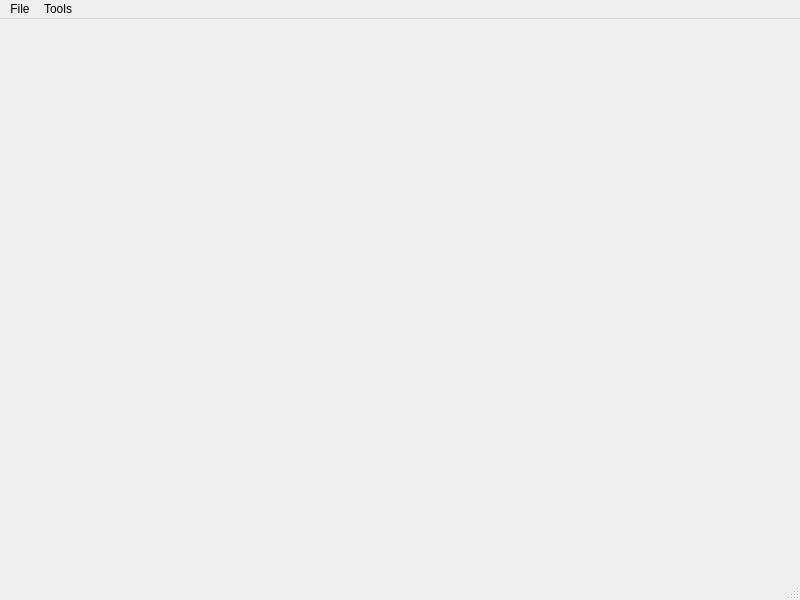
<?xml version="1.0" encoding="UTF-8"?>
<ui version="4.0">
 <class>NEChartsVisWindow</class>
 <widget class="QMainWindow" name="NEChartsVisWindow">
  <property name="geometry">
   <rect>
    <x>0</x>
    <y>0</y>
    <width>800</width>
    <height>600</height>
   </rect>
  </property>
  <property name="windowTitle">
   <string>Charts</string>
  </property>
  <widget class="QWidget" name="centralWidget">
   <layout class="QVBoxLayout" name="verticalLayout">
    <item>
     <widget class="NECustomPlot" name="customPlot" native="true"/>
    </item>
   </layout>
  </widget>
  <widget class="QStatusBar" name="statusBar"/>
  <widget class="NEMenuBar" name="menubar">
   <property name="enabled">
    <bool>true</bool>
   </property>
   <property name="geometry">
    <rect>
     <x>0</x>
     <y>0</y>
     <width>800</width>
     <height>29</height>
    </rect>
   </property>
   <property name="nativeMenuBar">
    <bool>false</bool>
   </property>
   <widget class="QMenu" name="menuFile">
    <property name="title">
     <string>File</string>
    </property>
    <addaction name="actionSaveAs"/>
    <addaction name="actionSave_Anim_As"/>
   </widget>
   <widget class="QMenu" name="menuTools">
    <property name="title">
     <string>Tools</string>
    </property>
    <addaction name="actionClear"/>
   </widget>
   <addaction name="menuFile"/>
   <addaction name="menuTools"/>
  </widget>
  <action name="actionSaveAs">
   <property name="icon">
    <iconset resource="../../neutrino.qrc">
     <normaloff>:/Neutrino/Resources/16/document-save-as.png</normaloff>:/Neutrino/Resources/16/document-save-as.png</iconset>
   </property>
   <property name="text">
    <string>Save As</string>
   </property>
   <property name="toolTip">
    <string>Save Scene As</string>
   </property>
   <property name="statusTip">
    <string>Save Scene As</string>
   </property>
   <property name="shortcut">
    <string>Alt+Shift+S</string>
   </property>
   <property name="shortcutContext">
    <enum>Qt::WidgetWithChildrenShortcut</enum>
   </property>
  </action>
  <action name="actionClear">
   <property name="icon">
    <iconset resource="../../neutrino.qrc">
     <normaloff>:/Neutrino/Resources/16/document-new.png</normaloff>:/Neutrino/Resources/16/document-new.png</iconset>
   </property>
   <property name="text">
    <string>&amp;Clear</string>
   </property>
   <property name="toolTip">
    <string>Clear</string>
   </property>
   <property name="statusTip">
    <string>Clear</string>
   </property>
   <property name="shortcut">
    <string>Alt+N</string>
   </property>
   <property name="shortcutContext">
    <enum>Qt::WidgetWithChildrenShortcut</enum>
   </property>
  </action>
  <action name="actionSave_Anim_As">
   <property name="text">
    <string>Save Anim As</string>
   </property>
  </action>
 </widget>
 <layoutdefault spacing="6" margin="11"/>
 <customwidgets>
  <customwidget>
   <class>NEMenuBar</class>
   <extends>QMenuBar</extends>
   <header>Widgets/MenuBar/NEMenuBar.h</header>
  </customwidget>
  <customwidget>
   <class>NECustomPlot</class>
   <extends>QWidget</extends>
   <header>Dialogs/Plot/NECustomPlot.h</header>
   <container>1</container>
  </customwidget>
 </customwidgets>
 <resources>
  <include location="../../neutrino.qrc"/>
 </resources>
 <connections/>
</ui>
